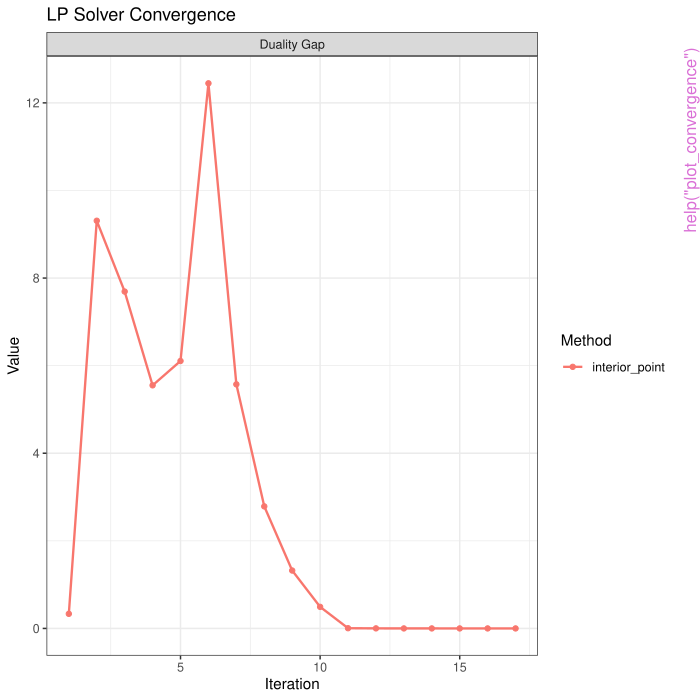

This chart was generated by the following R code:
pkgname <- "lpSolveR"
source(file.path(R.home("share"), "R", "examples-header.R"))
options(warn = 1)
options(pager = "console")
library('lpSolveR')

base::assign(".oldSearch", base::search(), pos = 'CheckExEnv')
base::assign(".old_wd", base::getwd(), pos = 'CheckExEnv')
cleanEx()
nameEx("check_lp_feasibility")
### * check_lp_feasibility

flush(stderr()); flush(stdout())

### Name: check_lp_feasibility
### Title: Quick Feasibility Check for an LP
### Aliases: check_lp_feasibility

### ** Examples

A_ub <- matrix(c(1, 2, 1, 2, 1, 3, 1, 1, 1), nrow = 3, byrow = TRUE)
b_ub <- c(14, 14, 8)
check_lp_feasibility(A_ub, b_ub)




cleanEx()
nameEx("compare_lp_methods")
### * compare_lp_methods

flush(stderr()); flush(stdout())

### Name: compare_lp_methods
### Title: Compare LP Solvers on the Same Problem
### Aliases: compare_lp_methods

### ** Examples

obj  <- c(2, 3)
A_ub <- matrix(c(1, 1, 2, 1), nrow = 2, byrow = TRUE)
b_ub <- c(4, 6)
cmp  <- compare_lp_methods(obj, A_ub, b_ub)
cmp$summary_df




cleanEx()
nameEx("interior_point")
### * interior_point

flush(stderr()); flush(stdout())

### Name: interior_point
### Title: Solve an LP Using the Primal-Dual Interior Point Method
### Aliases: interior_point

### ** Examples

obj  <- c(2, 3)
A_ub <- matrix(c(1, 1, 2, 1), nrow = 2, byrow = TRUE)
b_ub <- c(4, 6)
res  <- interior_point(obj, A_ub, b_ub)
res$obj_value




cleanEx()
nameEx("lp_example")
### * lp_example

flush(stderr()); flush(stdout())

### Name: lp_example
### Title: Example LP Dataset
### Aliases: lp_example
### Keywords: datasets

### ** Examples

data(lp_example)
lp_example$obj
lp_example$A_ub




cleanEx()
nameEx("lp_to_standard_form")
### * lp_to_standard_form

flush(stderr()); flush(stdout())

### Name: lp_to_standard_form
### Title: Convert a General LP to Standard Form
### Aliases: lp_to_standard_form

### ** Examples

obj   <- c(2, 3)
A_ub  <- matrix(c(1, 1, 2, 1), nrow = 2, byrow = TRUE)
b_ub  <- c(4, 6)
sf    <- lp_to_standard_form(obj, A_ub, b_ub)
sf$A
sf$variable_names




cleanEx()
nameEx("plot_convergence")
### * plot_convergence

flush(stderr()); flush(stdout())

### Name: plot_convergence
### Title: Plot Convergence of LP Solvers
### Aliases: plot_convergence

### ** Examples

obj  <- c(2, 3)
A_ub <- matrix(c(1, 1, 2, 1), nrow = 2, byrow = TRUE)
b_ub <- c(4, 6)
cmp  <- compare_lp_methods(obj, A_ub, b_ub)
p    <- plot_convergence(cmp)
print(p)




cleanEx()
nameEx("plot_lp_feasible_region")
### * plot_lp_feasible_region

flush(stderr()); flush(stdout())

### Name: plot_lp_feasible_region
### Title: Plot the Feasible Region of a 2-Variable LP
### Aliases: plot_lp_feasible_region

### ** Examples

obj  <- c(2, 3)
A_ub <- matrix(c(1, 1, 2, 1), nrow = 2, byrow = TRUE)
b_ub <- c(4, 6)
p    <- plot_lp_feasible_region(obj, A_ub, b_ub)
print(p)




cleanEx()
nameEx("simplex_method")
### * simplex_method

flush(stderr()); flush(stdout())

### Name: simplex_method
### Title: Solve an LP Using the Simplex Method
### Aliases: simplex_method

### ** Examples

obj  <- c(2, 3)
A_ub <- matrix(c(1, 1, 2, 1), nrow = 2, byrow = TRUE)
b_ub <- c(4, 6)
res  <- simplex_method(obj, A_ub, b_ub)
res$obj_value
res$solution




cleanEx()
nameEx("summarize_lp")
### * summarize_lp

flush(stderr()); flush(stdout())

### Name: summarize_lp
### Title: Print a Human-Readable Summary of an LP Problem
### Aliases: summarize_lp

### ** Examples

obj  <- c(2, 3, 1)
A_ub <- matrix(c(1, 2, 1, 2, 1, 3, 1, 1, 1), nrow = 3, byrow = TRUE)
b_ub <- c(14, 14, 8)
summarize_lp(obj, A_ub, b_ub)




cleanEx()
nameEx("two_phase_simplex")
### * two_phase_simplex

flush(stderr()); flush(stdout())

### Name: two_phase_simplex
### Title: Solve an LP Using the Two-Phase Simplex Method
### Aliases: two_phase_simplex

### ** Examples

obj  <- c(1, 2)
A_eq <- matrix(c(1, 1), nrow = 1)
b_eq <- 3
res  <- two_phase_simplex(obj, A_eq = A_eq, b_eq = b_eq)
res$obj_value




### * <FOOTER>
###
cleanEx()
options(digits = 7L)
base::cat("Time elapsed: ", proc.time() - base::get("ptime", pos = 'CheckExEnv'),"\n")
grDevices::dev.off()
###
### Local variables: ***
### mode: outline-minor ***
### outline-regexp: "\\(> \\)?### [*]+" ***
### End: ***
quit('no')
